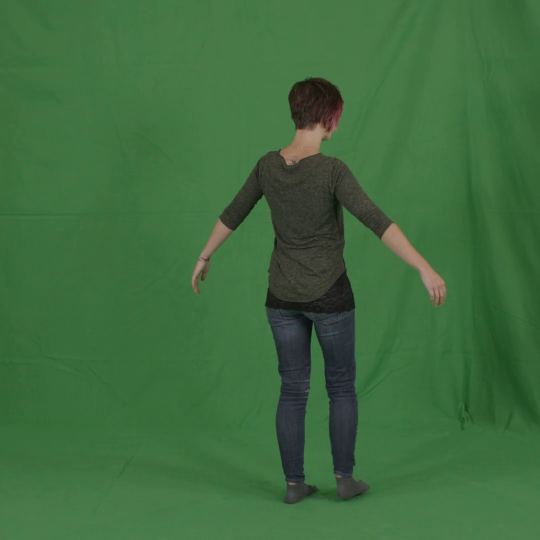
#> input picture data/frames/input/000108.jpg, 1080 x 1080 px (shown at 1/2 size); its folder holds only this picture in this run
$ python -i mask_sources.py   (imports and definitions only)
#> lines starting #> are read from the running program, lines starting #| are printed output that depends on the picture; after the words box and inside, x2 and y2 are one past the last pixel; in counts of white or black regions, pixels touching at a corner belong together
#> further down, picture is the input picture: shape (1080, 1080, 3); mean B, G, R 62.7, 107, 62.3
from __future__ import annotations

import json
from pathlib import Path

import cv2
import numpy as np

from avatar_gs.alignment import mask_iou
from avatar_gs.segmentation.modnet import estimate_person_mask_modnet


# [204 lines left out: functions project_vertices_to_image, rasterize_uv_mask, rasterize_mesh_mask, read_stage1_frame_camera_K, _largest_component_by_overlap, _fill_small_sealed_holes and 2 more, not called in this run]


def estimate_person_mask_chromakey(img_bgr: np.ndarray) -> np.ndarray:
    hsv = cv2.cvtColor(img_bgr, cv2.COLOR_BGR2HSV)
#> hsv: shape (1080, 1080, 3); mean H, S, V 60.2, 108.7, 107.6
    lower = np.array([35, 35, 25], dtype=np.uint8)
    upper = np.array([95, 255, 255], dtype=np.uint8)
    green = cv2.inRange(hsv, lower, upper)
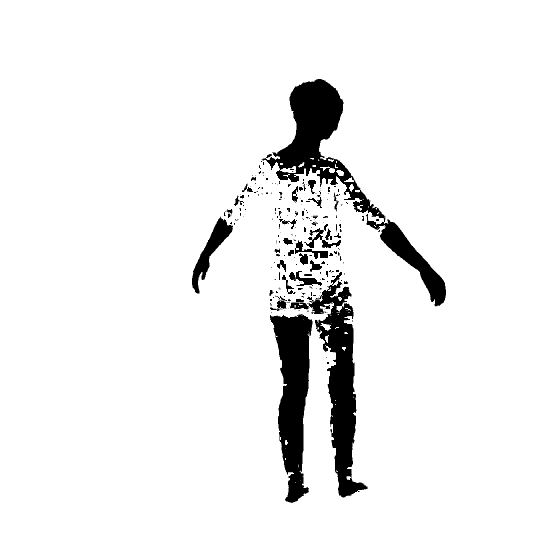
#> green: shape (1080, 1080) (shown at 1/2 size); 93.5% white; 227 black regions (167 under 20 px), largest, box (x1, y1, x2, y2) and area: (523, 158, 892, 613) 26610, (614, 544, 735, 995) 19436, (540, 628, 625, 1006) 18354
    fg = (green == 0).astype(np.uint8)
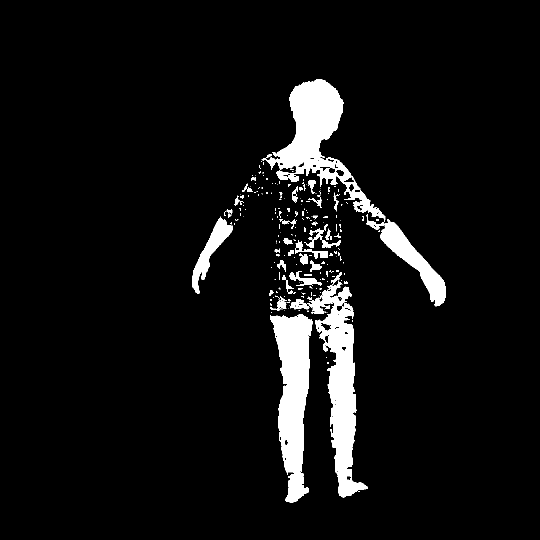
#> fg: shape (1080, 1080) (shown at 1/2 size); values 0 (black) and 1 (white), 6.5% white; 227 white regions (167 under 20 px), largest, box (x1, y1, x2, y2) and area: (523, 158, 892, 613) 26610, (614, 544, 735, 995) 19436, (540, 628, 625, 1006) 18354
    k = cv2.getStructuringElement(cv2.MORPH_ELLIPSE, (5, 5))
    fg = cv2.morphologyEx(fg, cv2.MORPH_OPEN, k, iterations=1)
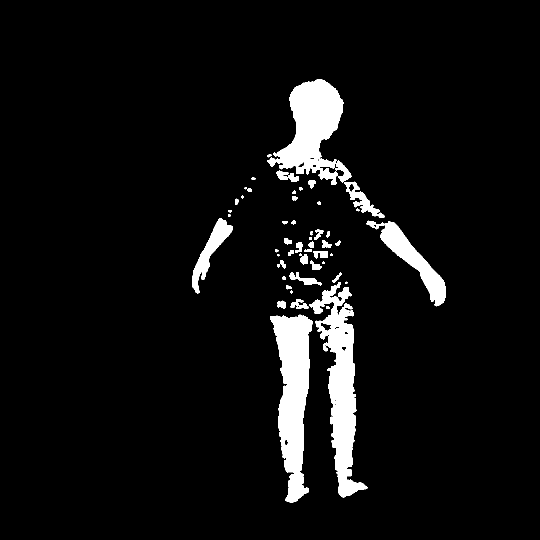
#> fg: shape (1080, 1080) (shown at 1/2 size); values 0 (black) and 1 (white), 6.1% white; 55 white regions (2 under 20 px), largest, box (x1, y1, x2, y2) and area: (618, 564, 735, 995) 18569, (540, 629, 625, 1006) 18205, (534, 158, 703, 370) 16797
    fg = cv2.morphologyEx(fg, cv2.MORPH_CLOSE, k, iterations=2)
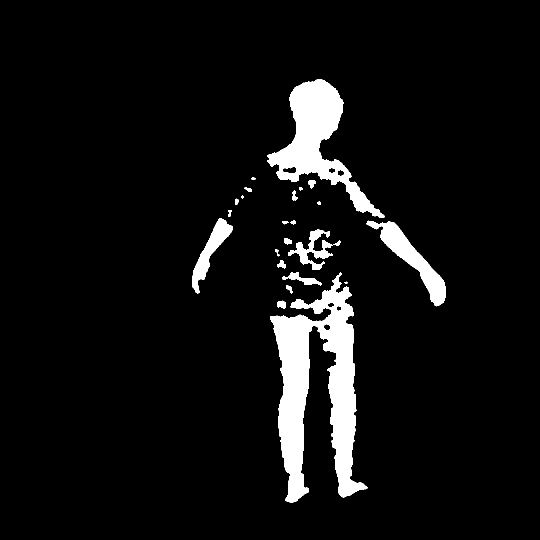
#> fg: shape (1080, 1080) (shown at 1/2 size); values 0 (black) and 1 (white), 6.4% white; 23 white regions (1 under 20 px), largest, box (x1, y1, x2, y2) and area: (540, 545, 735, 1006) 38754, (534, 158, 769, 436) 20450, (733, 441, 892, 613) 6762
    return _pick_main_component(fg, prefer_non_border=True, min_area=128)


def _pick_main_component(mask_u8: np.ndarray, prefer_non_border: bool = True, min_area: int = 128) -> np.ndarray:
#> called with prefer_non_border = True, min_area = 128
    m = (np.asarray(mask_u8, dtype=np.uint8) > 0).astype(np.uint8)
    n, labels, stats, _ = cv2.connectedComponentsWithStats(m, connectivity=8)
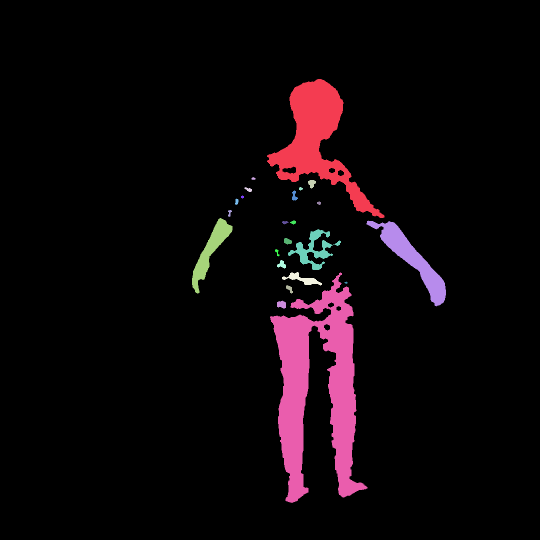
#> labels: shape (1080, 1080) int32 (shown at 1/2 size); 24 distinct labels, from 0 to 23; one colour per label, 0 black
#> n = 24; stats = 24 rows, first 6: [0, 0, 1080, 1080, 1091860], [534, 158, 235, 278, 20450], [503, 354, 8, 6, 33], [616, 360, 16, 17, 180], [489, 374, 15, 10, 84], [598, 374, 8, 7, 40]
    if n <= 1:
        return m
    h, w = m.shape[:2]
#> h = 1080; w = 1080
    best_i = -1
    best_area = -1
    for i in range(1, n):
        x, y, ww, hh, area = stats[i]
        if int(area) < int(min_area):
            continue
        touch_border = (x <= 0) or (y <= 0) or (x + ww >= w - 1) or (y + hh >= h - 1)
        if prefer_non_border and touch_border:
            continue
        if int(area) > best_area:
            best_area = int(area)
            best_i = int(i)
#> this loop made 23 passes
#> (x, y, ww, hh, area, best_area) on passes 1, 20: (534, 158, 235, 278, 20450, 20450), (540, 545, 195, 461, 38754, 38754)
#> (x, y, ww, hh, area) on passes 2 to 7: (503, 354, 8, 6, 33), (616, 360, 16, 17, 180), (489, 374, 15, 10, 84), (598, 374, 8, 7, 40), (584, 381, 12, 20, 141), (482, 391, 6, 6, 28)
#> after the loop, best_area = 38754; best_i = 20
    if best_i < 0:
        areas = stats[1:, cv2.CC_STAT_AREA]
        if len(areas) <= 0:
            return np.zeros_like(m, dtype=np.uint8)
        best_i = 1 + int(np.argmax(areas))
    out = np.zeros_like(m, dtype=np.uint8)
    out[labels == best_i] = 1
    return out


# [121 lines left out: functions estimate_person_mask_modnet_eval_style_np, _mask_border_touch_ratio, is_person_mask_plausible, resolve_person_mask_source_np, not called in this run]

>>> import cv2
>>> picture = cv2.imread('../../../data/frames/input/000108.jpg')
>>> result = estimate_person_mask_chromakey(picture)
#> in estimate_person_mask_chromakey, `return _pick_main_component(fg, prefer_non_border=True, min_area=128)`:
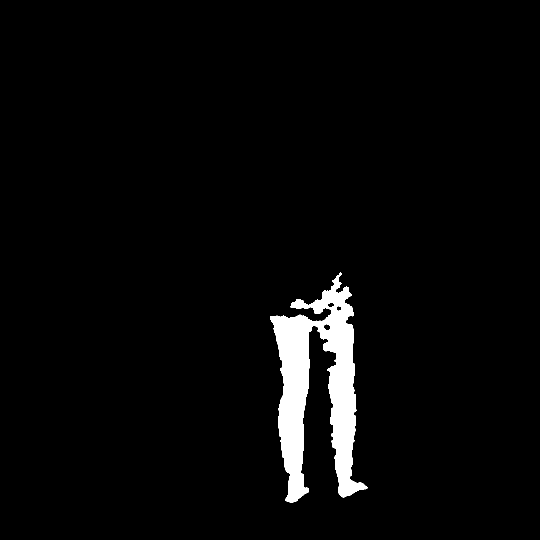
#> returned value: shape (1080, 1080) (shown at 1/2 size); values 0 (black) and 1 (white), 3.3% white; 1 white region, box (x1, y1, x2, y2) and area: (540, 545, 735, 1006) 38754

$ run again, on data/frames/input/000194.jpg
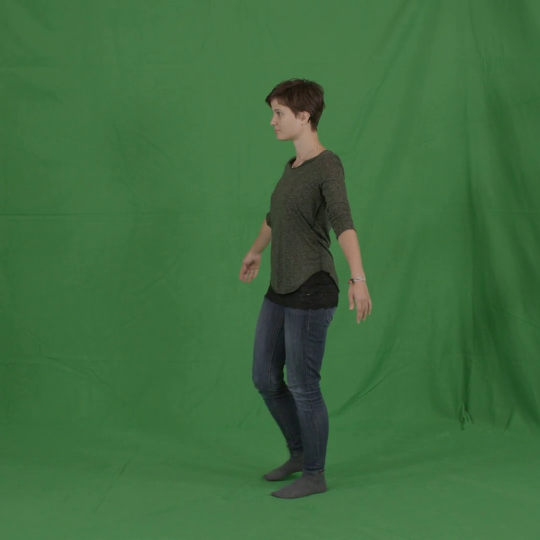
#> input picture data/frames/input/000194.jpg, 1080 x 1080 px (shown at 1/2 size)
#> picture is the input picture: shape (1080, 1080, 3); mean B, G, R 63.2, 108.2, 62.7
#> hsv: shape (1080, 1080, 3); mean H, S, V 60.3, 109.5, 108.8
#> in estimate_person_mask_chromakey, `green = cv2.inRange(hsv, lower, upper)`:
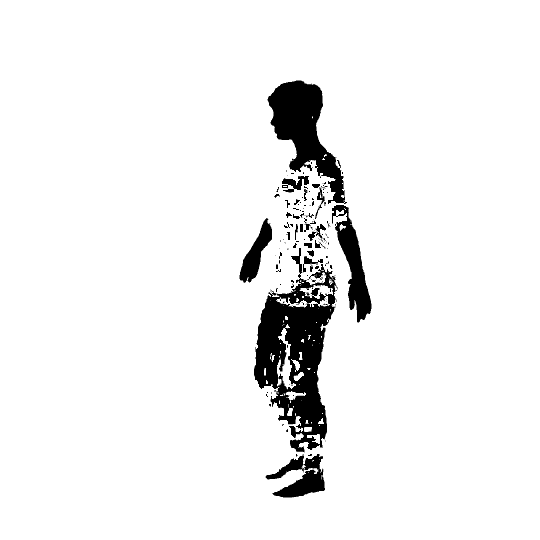
#> green: shape (1080, 1080) (shown at 1/2 size); 94.2% white; 171 black regions (125 under 20 px), largest, box (x1, y1, x2, y2) and area: (508, 496, 676, 905) 30977, (535, 161, 694, 408) 16490, (664, 410, 743, 645) 7019
#> labels: shape (1080, 1080) int32; 17 distinct labels, from 0 to 16
#> n = 17; stats = 17 rows, first 6: [0, 0, 1080, 1080, 1099114], [535, 161, 162, 271, 16883], [564, 352, 54, 33, 939], [624, 368, 16, 8, 96], [634, 391, 15, 11, 98], [592, 399, 6, 6, 26]
#> the loop in _pick_main_component, `for i in range(1, n):` made 16 passes
#> (x, y, ww, hh, area, best_area) on passes 1, 12: (535, 161, 162, 271, 16883, 16883), (508, 486, 163, 418, 33395, 33395)
#> after the loop in _pick_main_component, `for i in range(1, n):`: best_area = 33395; best_i = 12
#> in estimate_person_mask_chromakey, `return _pick_main_component(fg, prefer_non_border=True, min_area=128)`:
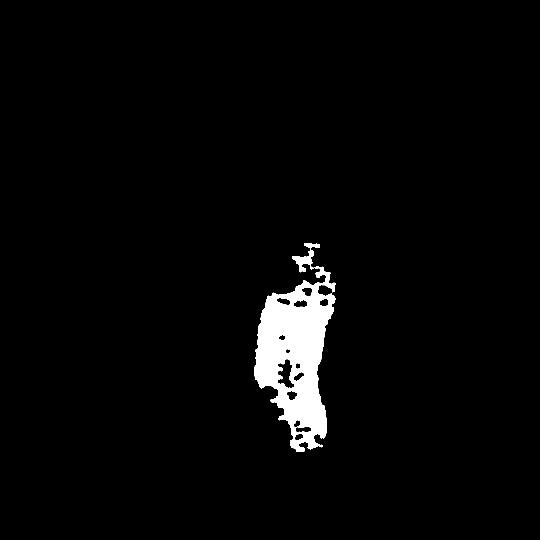
#> returned value: shape (1080, 1080) (shown at 1/2 size); values 0 (black) and 1 (white), 2.9% white; 1 white region, box (x1, y1, x2, y2) and area: (508, 486, 671, 904) 33395
